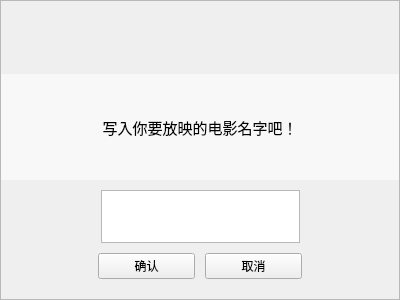
<?xml version="1.0" encoding="UTF-8"?>
<ui version="4.0">
 <class>MyDisplayMovie</class>
 <widget class="QWidget" name="MyDisplayMovie">
  <property name="geometry">
   <rect>
    <x>0</x>
    <y>0</y>
    <width>400</width>
    <height>300</height>
   </rect>
  </property>
  <property name="windowTitle">
   <string>Form</string>
  </property>
  <layout class="QHBoxLayout" name="horizontalLayout_2">
   <property name="leftMargin">
    <number>0</number>
   </property>
   <property name="topMargin">
    <number>0</number>
   </property>
   <property name="rightMargin">
    <number>0</number>
   </property>
   <property name="bottomMargin">
    <number>0</number>
   </property>
   <item>
    <widget class="QFrame" name="background">
     <property name="frameShape">
      <enum>QFrame::StyledPanel</enum>
     </property>
     <property name="frameShadow">
      <enum>QFrame::Raised</enum>
     </property>
     <layout class="QVBoxLayout" name="verticalLayout_2">
      <property name="leftMargin">
       <number>0</number>
      </property>
      <property name="topMargin">
       <number>0</number>
      </property>
      <property name="rightMargin">
       <number>0</number>
      </property>
      <property name="bottomMargin">
       <number>0</number>
      </property>
      <item>
       <layout class="QVBoxLayout" name="verticalLayout" stretch="1,2,1,3">
        <property name="spacing">
         <number>10</number>
        </property>
        <property name="topMargin">
         <number>10</number>
        </property>
        <property name="bottomMargin">
         <number>20</number>
        </property>
        <item>
         <widget class="QLabel" name="dynamicLabel">
          <property name="font">
           <font>
            <pointsize>18</pointsize>
           </font>
          </property>
          <property name="text">
           <string/>
          </property>
          <property name="alignment">
           <set>Qt::AlignCenter</set>
          </property>
         </widget>
        </item>
        <item>
         <widget class="QLabel" name="chooseLabel">
          <property name="font">
           <font>
            <family>华文中宋</family>
            <pointsize>11</pointsize>
           </font>
          </property>
          <property name="styleSheet">
           <string notr="true">background-color: rgba(255, 255, 255, 150);</string>
          </property>
          <property name="text">
           <string>写入你要放映的电影名字吧！</string>
          </property>
          <property name="alignment">
           <set>Qt::AlignCenter</set>
          </property>
         </widget>
        </item>
        <item>
         <layout class="QHBoxLayout" name="horizontalLayout_3" stretch="1,2,1">
          <item>
           <spacer name="horizontalSpacer_3">
            <property name="orientation">
             <enum>Qt::Horizontal</enum>
            </property>
            <property name="sizeHint" stdset="0">
             <size>
              <width>40</width>
              <height>20</height>
             </size>
            </property>
           </spacer>
          </item>
          <item>
           <widget class="QTextEdit" name="textEdit_nameInput">
            <property name="sizePolicy">
             <sizepolicy hsizetype="Ignored" vsizetype="Ignored">
              <horstretch>0</horstretch>
              <verstretch>0</verstretch>
             </sizepolicy>
            </property>
            <property name="verticalScrollBarPolicy">
             <enum>Qt::ScrollBarAlwaysOff</enum>
            </property>
           </widget>
          </item>
          <item>
           <spacer name="horizontalSpacer_4">
            <property name="orientation">
             <enum>Qt::Horizontal</enum>
            </property>
            <property name="sizeHint" stdset="0">
             <size>
              <width>40</width>
              <height>20</height>
             </size>
            </property>
           </spacer>
          </item>
         </layout>
        </item>
        <item>
         <layout class="QHBoxLayout" name="horizontalLayout" stretch="1,1,1,1">
          <item>
           <spacer name="horizontalSpacer">
            <property name="orientation">
             <enum>Qt::Horizontal</enum>
            </property>
            <property name="sizeHint" stdset="0">
             <size>
              <width>40</width>
              <height>20</height>
             </size>
            </property>
           </spacer>
          </item>
          <item>
           <widget class="QPushButton" name="comfirmButton">
            <property name="sizePolicy">
             <sizepolicy hsizetype="Minimum" vsizetype="Fixed">
              <horstretch>0</horstretch>
              <verstretch>0</verstretch>
             </sizepolicy>
            </property>
            <property name="font">
             <font>
              <family>Agency FB</family>
             </font>
            </property>
            <property name="text">
             <string>确认</string>
            </property>
           </widget>
          </item>
          <item>
           <widget class="QPushButton" name="returnButton">
            <property name="enabled">
             <bool>true</bool>
            </property>
            <property name="text">
             <string>取消</string>
            </property>
           </widget>
          </item>
          <item>
           <spacer name="horizontalSpacer_2">
            <property name="orientation">
             <enum>Qt::Horizontal</enum>
            </property>
            <property name="sizeHint" stdset="0">
             <size>
              <width>40</width>
              <height>20</height>
             </size>
            </property>
           </spacer>
          </item>
         </layout>
        </item>
       </layout>
      </item>
     </layout>
    </widget>
   </item>
  </layout>
 </widget>
 <resources/>
 <connections/>
</ui>
